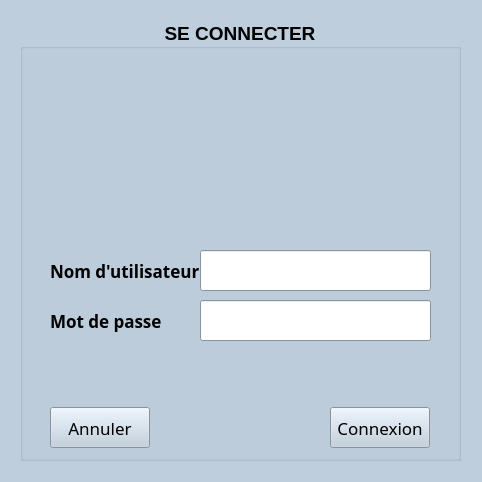
<?xml version="1.0" encoding="UTF-8"?>
<ui version="4.0">
 <class>ChaineHotel</class>
 <widget class="QMainWindow" name="ChaineHotel">
  <property name="geometry">
   <rect>
    <x>0</x>
    <y>0</y>
    <width>482</width>
    <height>482</height>
   </rect>
  </property>
  <property name="palette">
   <palette>
    <active>
     <colorrole role="WindowText">
      <brush brushstyle="SolidPattern">
       <color alpha="255">
        <red>0</red>
        <green>0</green>
        <blue>0</blue>
       </color>
      </brush>
     </colorrole>
     <colorrole role="Button">
      <brush brushstyle="SolidPattern">
       <color alpha="255">
        <red>190</red>
        <green>206</green>
        <blue>221</blue>
       </color>
      </brush>
     </colorrole>
     <colorrole role="Light">
      <brush brushstyle="SolidPattern">
       <color alpha="255">
        <red>255</red>
        <green>255</green>
        <blue>255</blue>
       </color>
      </brush>
     </colorrole>
     <colorrole role="Midlight">
      <brush brushstyle="SolidPattern">
       <color alpha="255">
        <red>222</red>
        <green>230</green>
        <blue>238</blue>
       </color>
      </brush>
     </colorrole>
     <colorrole role="Dark">
      <brush brushstyle="SolidPattern">
       <color alpha="255">
        <red>95</red>
        <green>103</green>
        <blue>110</blue>
       </color>
      </brush>
     </colorrole>
     <colorrole role="Mid">
      <brush brushstyle="SolidPattern">
       <color alpha="255">
        <red>127</red>
        <green>137</green>
        <blue>147</blue>
       </color>
      </brush>
     </colorrole>
     <colorrole role="Text">
      <brush brushstyle="SolidPattern">
       <color alpha="255">
        <red>0</red>
        <green>0</green>
        <blue>0</blue>
       </color>
      </brush>
     </colorrole>
     <colorrole role="BrightText">
      <brush brushstyle="SolidPattern">
       <color alpha="255">
        <red>255</red>
        <green>255</green>
        <blue>255</blue>
       </color>
      </brush>
     </colorrole>
     <colorrole role="ButtonText">
      <brush brushstyle="SolidPattern">
       <color alpha="255">
        <red>0</red>
        <green>0</green>
        <blue>0</blue>
       </color>
      </brush>
     </colorrole>
     <colorrole role="Base">
      <brush brushstyle="SolidPattern">
       <color alpha="255">
        <red>255</red>
        <green>255</green>
        <blue>255</blue>
       </color>
      </brush>
     </colorrole>
     <colorrole role="Window">
      <brush brushstyle="SolidPattern">
       <color alpha="255">
        <red>190</red>
        <green>206</green>
        <blue>221</blue>
       </color>
      </brush>
     </colorrole>
     <colorrole role="Shadow">
      <brush brushstyle="SolidPattern">
       <color alpha="255">
        <red>0</red>
        <green>0</green>
        <blue>0</blue>
       </color>
      </brush>
     </colorrole>
     <colorrole role="AlternateBase">
      <brush brushstyle="SolidPattern">
       <color alpha="255">
        <red>222</red>
        <green>230</green>
        <blue>238</blue>
       </color>
      </brush>
     </colorrole>
     <colorrole role="ToolTipBase">
      <brush brushstyle="SolidPattern">
       <color alpha="255">
        <red>255</red>
        <green>255</green>
        <blue>220</blue>
       </color>
      </brush>
     </colorrole>
     <colorrole role="ToolTipText">
      <brush brushstyle="SolidPattern">
       <color alpha="255">
        <red>0</red>
        <green>0</green>
        <blue>0</blue>
       </color>
      </brush>
     </colorrole>
     <colorrole role="PlaceholderText">
      <brush brushstyle="SolidPattern">
       <color alpha="128">
        <red>0</red>
        <green>0</green>
        <blue>0</blue>
       </color>
      </brush>
     </colorrole>
    </active>
    <inactive>
     <colorrole role="WindowText">
      <brush brushstyle="SolidPattern">
       <color alpha="255">
        <red>0</red>
        <green>0</green>
        <blue>0</blue>
       </color>
      </brush>
     </colorrole>
     <colorrole role="Button">
      <brush brushstyle="SolidPattern">
       <color alpha="255">
        <red>190</red>
        <green>206</green>
        <blue>221</blue>
       </color>
      </brush>
     </colorrole>
     <colorrole role="Light">
      <brush brushstyle="SolidPattern">
       <color alpha="255">
        <red>255</red>
        <green>255</green>
        <blue>255</blue>
       </color>
      </brush>
     </colorrole>
     <colorrole role="Midlight">
      <brush brushstyle="SolidPattern">
       <color alpha="255">
        <red>222</red>
        <green>230</green>
        <blue>238</blue>
       </color>
      </brush>
     </colorrole>
     <colorrole role="Dark">
      <brush brushstyle="SolidPattern">
       <color alpha="255">
        <red>95</red>
        <green>103</green>
        <blue>110</blue>
       </color>
      </brush>
     </colorrole>
     <colorrole role="Mid">
      <brush brushstyle="SolidPattern">
       <color alpha="255">
        <red>127</red>
        <green>137</green>
        <blue>147</blue>
       </color>
      </brush>
     </colorrole>
     <colorrole role="Text">
      <brush brushstyle="SolidPattern">
       <color alpha="255">
        <red>0</red>
        <green>0</green>
        <blue>0</blue>
       </color>
      </brush>
     </colorrole>
     <colorrole role="BrightText">
      <brush brushstyle="SolidPattern">
       <color alpha="255">
        <red>255</red>
        <green>255</green>
        <blue>255</blue>
       </color>
      </brush>
     </colorrole>
     <colorrole role="ButtonText">
      <brush brushstyle="SolidPattern">
       <color alpha="255">
        <red>0</red>
        <green>0</green>
        <blue>0</blue>
       </color>
      </brush>
     </colorrole>
     <colorrole role="Base">
      <brush brushstyle="SolidPattern">
       <color alpha="255">
        <red>255</red>
        <green>255</green>
        <blue>255</blue>
       </color>
      </brush>
     </colorrole>
     <colorrole role="Window">
      <brush brushstyle="SolidPattern">
       <color alpha="255">
        <red>190</red>
        <green>206</green>
        <blue>221</blue>
       </color>
      </brush>
     </colorrole>
     <colorrole role="Shadow">
      <brush brushstyle="SolidPattern">
       <color alpha="255">
        <red>0</red>
        <green>0</green>
        <blue>0</blue>
       </color>
      </brush>
     </colorrole>
     <colorrole role="AlternateBase">
      <brush brushstyle="SolidPattern">
       <color alpha="255">
        <red>222</red>
        <green>230</green>
        <blue>238</blue>
       </color>
      </brush>
     </colorrole>
     <colorrole role="ToolTipBase">
      <brush brushstyle="SolidPattern">
       <color alpha="255">
        <red>255</red>
        <green>255</green>
        <blue>220</blue>
       </color>
      </brush>
     </colorrole>
     <colorrole role="ToolTipText">
      <brush brushstyle="SolidPattern">
       <color alpha="255">
        <red>0</red>
        <green>0</green>
        <blue>0</blue>
       </color>
      </brush>
     </colorrole>
     <colorrole role="PlaceholderText">
      <brush brushstyle="SolidPattern">
       <color alpha="128">
        <red>0</red>
        <green>0</green>
        <blue>0</blue>
       </color>
      </brush>
     </colorrole>
    </inactive>
    <disabled>
     <colorrole role="WindowText">
      <brush brushstyle="SolidPattern">
       <color alpha="255">
        <red>95</red>
        <green>103</green>
        <blue>110</blue>
       </color>
      </brush>
     </colorrole>
     <colorrole role="Button">
      <brush brushstyle="SolidPattern">
       <color alpha="255">
        <red>190</red>
        <green>206</green>
        <blue>221</blue>
       </color>
      </brush>
     </colorrole>
     <colorrole role="Light">
      <brush brushstyle="SolidPattern">
       <color alpha="255">
        <red>255</red>
        <green>255</green>
        <blue>255</blue>
       </color>
      </brush>
     </colorrole>
     <colorrole role="Midlight">
      <brush brushstyle="SolidPattern">
       <color alpha="255">
        <red>222</red>
        <green>230</green>
        <blue>238</blue>
       </color>
      </brush>
     </colorrole>
     <colorrole role="Dark">
      <brush brushstyle="SolidPattern">
       <color alpha="255">
        <red>95</red>
        <green>103</green>
        <blue>110</blue>
       </color>
      </brush>
     </colorrole>
     <colorrole role="Mid">
      <brush brushstyle="SolidPattern">
       <color alpha="255">
        <red>127</red>
        <green>137</green>
        <blue>147</blue>
       </color>
      </brush>
     </colorrole>
     <colorrole role="Text">
      <brush brushstyle="SolidPattern">
       <color alpha="255">
        <red>95</red>
        <green>103</green>
        <blue>110</blue>
       </color>
      </brush>
     </colorrole>
     <colorrole role="BrightText">
      <brush brushstyle="SolidPattern">
       <color alpha="255">
        <red>255</red>
        <green>255</green>
        <blue>255</blue>
       </color>
      </brush>
     </colorrole>
     <colorrole role="ButtonText">
      <brush brushstyle="SolidPattern">
       <color alpha="255">
        <red>95</red>
        <green>103</green>
        <blue>110</blue>
       </color>
      </brush>
     </colorrole>
     <colorrole role="Base">
      <brush brushstyle="SolidPattern">
       <color alpha="255">
        <red>190</red>
        <green>206</green>
        <blue>221</blue>
       </color>
      </brush>
     </colorrole>
     <colorrole role="Window">
      <brush brushstyle="SolidPattern">
       <color alpha="255">
        <red>190</red>
        <green>206</green>
        <blue>221</blue>
       </color>
      </brush>
     </colorrole>
     <colorrole role="Shadow">
      <brush brushstyle="SolidPattern">
       <color alpha="255">
        <red>0</red>
        <green>0</green>
        <blue>0</blue>
       </color>
      </brush>
     </colorrole>
     <colorrole role="AlternateBase">
      <brush brushstyle="SolidPattern">
       <color alpha="255">
        <red>190</red>
        <green>206</green>
        <blue>221</blue>
       </color>
      </brush>
     </colorrole>
     <colorrole role="ToolTipBase">
      <brush brushstyle="SolidPattern">
       <color alpha="255">
        <red>255</red>
        <green>255</green>
        <blue>220</blue>
       </color>
      </brush>
     </colorrole>
     <colorrole role="ToolTipText">
      <brush brushstyle="SolidPattern">
       <color alpha="255">
        <red>0</red>
        <green>0</green>
        <blue>0</blue>
       </color>
      </brush>
     </colorrole>
     <colorrole role="PlaceholderText">
      <brush brushstyle="SolidPattern">
       <color alpha="128">
        <red>0</red>
        <green>0</green>
        <blue>0</blue>
       </color>
      </brush>
     </colorrole>
    </disabled>
   </palette>
  </property>
  <property name="cursor">
   <cursorShape>PointingHandCursor</cursorShape>
  </property>
  <property name="contextMenuPolicy">
   <enum>Qt::NoContextMenu</enum>
  </property>
  <property name="acceptDrops">
   <bool>false</bool>
  </property>
  <property name="windowTitle">
   <string>ChaineHotel</string>
  </property>
  <property name="windowIcon">
   <iconset>
    <normaloff>img/hotel.svg</normaloff>img/hotel.svg</iconset>
  </property>
  <property name="toolButtonStyle">
   <enum>Qt::ToolButtonTextUnderIcon</enum>
  </property>
  <widget class="QWidget" name="centralWidget">
   <widget class="QGroupBox" name="groupBox">
    <property name="geometry">
     <rect>
      <x>20</x>
      <y>20</y>
      <width>441</width>
      <height>441</height>
     </rect>
    </property>
    <property name="font">
     <font>
      <pointsize>14</pointsize>
      <weight>75</weight>
      <bold>true</bold>
     </font>
    </property>
    <property name="title">
     <string notr="true">SE CONNECTER</string>
    </property>
    <property name="alignment">
     <set>Qt::AlignCenter</set>
    </property>
    <property name="flat">
     <bool>false</bool>
    </property>
    <property name="checkable">
     <bool>false</bool>
    </property>
    <widget class="QLineEdit" name="lineEdit_pass">
     <property name="geometry">
      <rect>
       <x>180</x>
       <y>280</y>
       <width>231</width>
       <height>41</height>
      </rect>
     </property>
     <property name="toolTip">
      <string comment="Tapez votre mot de passe ici!!!"/>
     </property>
     <property name="autoFillBackground">
      <bool>false</bool>
     </property>
     <property name="text">
      <string/>
     </property>
     <property name="echoMode">
      <enum>QLineEdit::Password</enum>
     </property>
     <property name="cursorPosition">
      <number>0</number>
     </property>
     <property name="clearButtonEnabled">
      <bool>true</bool>
     </property>
    </widget>
    <widget class="QPushButton" name="pushButton_connexion">
     <property name="geometry">
      <rect>
       <x>310</x>
       <y>387</y>
       <width>100</width>
       <height>41</height>
      </rect>
     </property>
     <property name="font">
      <font>
       <family>ABeeZee</family>
       <pointsize>13</pointsize>
       <weight>50</weight>
       <bold>false</bold>
      </font>
     </property>
     <property name="text">
      <string>Connexion</string>
     </property>
    </widget>
    <widget class="QLabel" name="label_user">
     <property name="geometry">
      <rect>
       <x>30</x>
       <y>230</y>
       <width>151</width>
       <height>41</height>
      </rect>
     </property>
     <property name="font">
      <font>
       <family>ABeeZee</family>
       <pointsize>13</pointsize>
       <weight>75</weight>
       <bold>true</bold>
       <kerning>true</kerning>
      </font>
     </property>
     <property name="text">
      <string>Nom d'utilisateur</string>
     </property>
     <property name="buddy">
      <cstring>lineEdit_user</cstring>
     </property>
    </widget>
    <widget class="QPushButton" name="pushButton_cancel">
     <property name="geometry">
      <rect>
       <x>30</x>
       <y>387</y>
       <width>100</width>
       <height>41</height>
      </rect>
     </property>
     <property name="font">
      <font>
       <family>ABeeZee</family>
       <pointsize>13</pointsize>
       <weight>50</weight>
       <bold>false</bold>
      </font>
     </property>
     <property name="text">
      <string>Annuler</string>
     </property>
    </widget>
    <widget class="QLineEdit" name="lineEdit_user">
     <property name="geometry">
      <rect>
       <x>180</x>
       <y>230</y>
       <width>231</width>
       <height>41</height>
      </rect>
     </property>
     <property name="sizePolicy">
      <sizepolicy hsizetype="Fixed" vsizetype="Fixed">
       <horstretch>0</horstretch>
       <verstretch>0</verstretch>
      </sizepolicy>
     </property>
     <property name="sizeIncrement">
      <size>
       <width>0</width>
       <height>0</height>
      </size>
     </property>
     <property name="baseSize">
      <size>
       <width>0</width>
       <height>0</height>
      </size>
     </property>
     <property name="toolTip">
      <string comment="Tapez nom d'utilisateur ici!!!"/>
     </property>
     <property name="autoFillBackground">
      <bool>false</bool>
     </property>
     <property name="text">
      <string/>
     </property>
     <property name="echoMode">
      <enum>QLineEdit::Normal</enum>
     </property>
     <property name="cursorPosition">
      <number>0</number>
     </property>
     <property name="dragEnabled">
      <bool>false</bool>
     </property>
     <property name="clearButtonEnabled">
      <bool>true</bool>
     </property>
    </widget>
    <widget class="QLabel" name="label_pass">
     <property name="geometry">
      <rect>
       <x>30</x>
       <y>280</y>
       <width>141</width>
       <height>41</height>
      </rect>
     </property>
     <property name="font">
      <font>
       <family>ABeeZee</family>
       <pointsize>13</pointsize>
       <weight>75</weight>
       <bold>true</bold>
      </font>
     </property>
     <property name="text">
      <string>Mot de passe</string>
     </property>
     <property name="buddy">
      <cstring>lineEdit_pass</cstring>
     </property>
    </widget>
    <widget class="QLabel" name="label_staffHotel">
     <property name="geometry">
      <rect>
       <x>160</x>
       <y>50</y>
       <width>135</width>
       <height>135</height>
      </rect>
     </property>
     <property name="frameShape">
      <enum>QFrame::NoFrame</enum>
     </property>
     <property name="frameShadow">
      <enum>QFrame::Sunken</enum>
     </property>
     <property name="lineWidth">
      <number>2</number>
     </property>
     <property name="text">
      <string/>
     </property>
    </widget>
   </widget>
  </widget>
 </widget>
 <layoutdefault spacing="6" margin="11"/>
 <tabstops>
  <tabstop>lineEdit_user</tabstop>
  <tabstop>lineEdit_pass</tabstop>
  <tabstop>pushButton_connexion</tabstop>
  <tabstop>pushButton_cancel</tabstop>
 </tabstops>
 <resources/>
 <connections/>
</ui>
